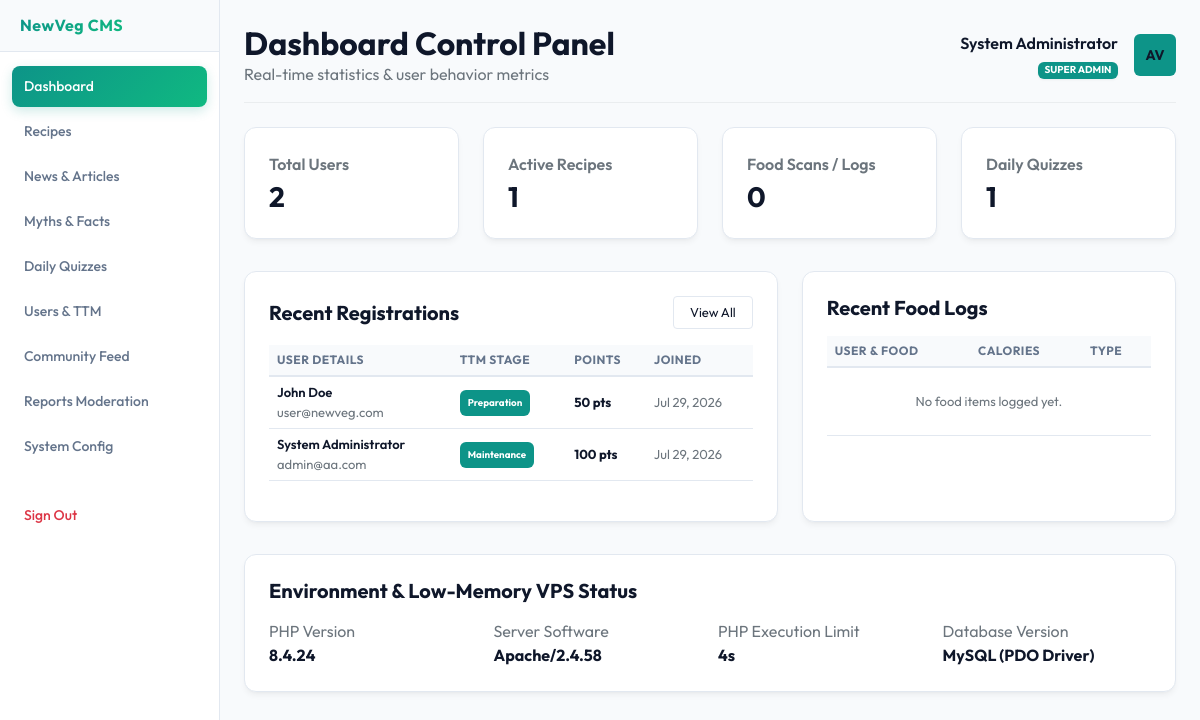
/admin/index.php (signed in), run on the app's committed database.
### tables this page shows
CREATE TABLE `users` (
  `id` INT AUTO_INCREMENT PRIMARY KEY,
  `email` VARCHAR(191) NOT NULL UNIQUE,
  `password` VARCHAR(255) NOT NULL,
  `full_name` VARCHAR(100) NOT NULL,
  `gender` VARCHAR(20) DEFAULT NULL,
  `age` INT DEFAULT NULL,
  `height` DECIMAL(5,2) DEFAULT NULL,  
  `weight` DECIMAL(5,2) DEFAULT NULL,  
  `diet_preference` VARCHAR(50) DEFAULT 'Vegan',
  `ttm_stage` VARCHAR(50) DEFAULT 'Precontemplation',  
  `total_points` INT DEFAULT 0,
  `is_premium` TINYINT(1) DEFAULT 0,
  `is_admin` TINYINT(1) DEFAULT 0,
  `created_at` TIMESTAMP DEFAULT CURRENT_TIMESTAMP
);

### admin/index.php (the view, shortened to what this page needs)
<?php
require_once __DIR__ . '/includes/header.php';
$db = getDatabaseConnection();
try {
    $countUsers = $db->query("SELECT COUNT(*) FROM users")->fetchColumn();
    $countRecipes = $db->query("SELECT COUNT(*) FROM recipes")->fetchColumn();
    $countLogs = $db->query("SELECT COUNT(*) FROM food_logs")->fetchColumn();
    $countQuizzes = $db->query("SELECT COUNT(*) FROM quizzes")->fetchColumn();
    $recentUsersStmt = $db->prepare("SELECT email, full_name, ttm_stage, total_points, created_at FROM users ORDER BY id DESC LIMIT 5");
    $recentUsersStmt->execute();
    $recentUsers = $recentUsersStmt->fetchAll();
    $recentLogsStmt = $db->prepare("
        SELECT f.food_name, f.calories, f.is_compliant, f.created_at, u.full_name as user_name
        FROM food_logs f
        JOIN users u ON f.user_id = u.id
        ORDER BY f.id DESC LIMIT 5
    ");
    $recentLogsStmt->execute();
    $recentLogs = $recentLogsStmt->fetchAll();
} catch (PDOException $e) {
    echo '<div class="alert alert-danger">Database error: ' . htmlspecialchars($e->getMessage()) . '</div>';
    exit;
}
?>
<div class="row g-4 animated-fade">
    <div class="col-12 col-sm-6 col-xl-3">
        <div class="glass-card p-4">
            <span class="text-secondary fw-semibold d-block mb-1">Total Users</span>
            <h3 class="fw-bold m-0 text-white"><?= number_format($countUsers) ?></h3>
        </div>
    </div>
    <div class="col-12 col-sm-6 col-xl-3">
        <div class="glass-card p-4">
            <span class="text-secondary fw-semibold d-block mb-1">Active Recipes</span>
            <h3 class="fw-bold m-0 text-white"><?= number_format($countRecipes) ?></h3>
        </div>
    </div>
    <div class="col-12 col-sm-6 col-xl-3">
        <div class="glass-card p-4">
            <span class="text-secondary fw-semibold d-block mb-1">Food Scans / Logs</span>
            <h3 class="fw-bold m-0 text-white"><?= number_format($countLogs) ?></h3>
        </div>
    </div>
    <div class="col-12 col-sm-6 col-xl-3">
        <div class="glass-card p-4">
            <span class="text-secondary fw-semibold d-block mb-1">Daily Quizzes</span>
            <h3 class="fw-bold m-0 text-white"><?= number_format($countQuizzes) ?></h3>
        </div>
    </div>
</div>
<div class="row g-4 mt-2 animated-fade">
    <div class="col-12 col-xl-7">
        <div class="glass-card p-4 h-100">
            <div class="d-flex justify-content-between align-items-center mb-3">
                <h5 class="m-0 fw-bold">Recent Registrations</h5>
                <a href="users.php" class="btn btn-sm btn-secondary-custom py-1.5 px-3">View All</a>
            </div>
            <div class="table-responsive">
                <table class="table table-hover align-middle">
                    <thead>
                        <tr>
                            <th>User Details</th>
                            <th>TTM Stage</th>
                            <th>Points</th>
                            <th>Joined</th>
                        </tr>
                    </thead>
                    <tbody>
                        <?php if (empty($recentUsers)): ?>
                            <tr>
                                <td colspan="4" class="text-center text-secondary py-4">No users registered yet.</td>
                            </tr>
                        <?php else: ?>
                            <?php foreach ($recentUsers as $user): ?>
                                <tr>
                                    <td>
                                        <div class="fw-semibold text-white"><?= htmlspecialchars($user['full_name']) ?></div>
                                        <div class="text-secondary fs-12"><?= htmlspecialchars($user['email']) ?></div>
                                    </td>
                                    <td>
                                        <span class="badge bg-teal-glow p-2">
                                            <?= htmlspecialchars($user['ttm_stage']) ?>
                                        </span>
                                    </td>
                                    <td class="text-white fw-bold"><?= number_format($user['total_points']) ?> pts</td>
                                    <td class="text-secondary fs-12"><?= date('M d, Y', strtotime($user['created_at'])) ?></td>
                                </tr>
                            <?php endforeach; ?>
                        <?php endif; ?>
                    </tbody>
                </table>
            </div>
        </div>
    </div>
    <div class="col-12 col-xl-5">
        <div class="glass-card p-4 h-100">
            <div class="d-flex justify-content-between align-items-center mb-3">
                <h5 class="m-0 fw-bold">Recent Food Logs</h5>
            </div>
            <div class="table-responsive">
                <table class="table table-hover align-middle">
                    <thead>
                        <tr>
                            <th>User & Food</th>
                            <th>Calories</th>
                            <th>Type</th>
                        </tr>
                    </thead>
                    <tbody>
                        <?php if (empty($recentLogs)): ?>
                            <tr>
                                <td colspan="3" class="text-center text-secondary py-4">No food items logged yet.</td>
                            </tr>
                        <?php endif; ?>
                    </tbody>
                </table>
            </div>
        </div>
    </div>
</div>
<div class="row g-4 mt-2 animated-fade mb-5">
    <div class="col-12">
        <div class="glass-card p-4">
            <h5 class="mb-3 fw-bold">Environment & Low-Memory VPS Status</h5>
            <div class="row g-3">
                <div class="col-12 col-md-3">
                    <span class="text-secondary d-block fs-12">PHP Version</span>
                    <strong class="text-white"><?= PHP_VERSION ?></strong>
                </div>
                <div class="col-12 col-md-3">
                    <span class="text-secondary d-block fs-12">Server Software</span>
                    <strong class="text-white"><?= htmlspecialchars($_SERVER['SERVER_SOFTWARE'] ?? 'Nginx/Apache') ?></strong>
                </div>
                <div class="col-12 col-md-3">
                    <span class="text-secondary d-block fs-12">PHP Execution Limit</span>
                    <strong class="text-white"><?= ini_get('max_execution_time') ?>s</strong>
                </div>
                <div class="col-12 col-md-3">
                    <span class="text-secondary d-block fs-12">Database Version</span>
                    <strong class="text-white">MySQL (PDO Driver)</strong>
                </div>
            </div>
        </div>
    </div>
</div>
<?php require_once __DIR__ . '/includes/footer.php'; ?>

### admin/assets/css/admin.css (style rules this page uses)
:root { --bg-dark: #f8fafc; --sidebar-bg: #ffffff; --card-bg: #ffffff; --border-color: #e2e8f0; --accent-emerald: #10b981; --accent-teal: #0d9488; --text-primary: #0f172a; --text-secondary: #64748b; --btn-primary: linear-gradient(135deg, #0d9488 0%, #10b981 100%); --font-sans: 'Outfit', -apple-system, BlinkMacSystemFont, "Segoe UI", Roboto, sans-serif; }
body { background-color: var(--bg-dark); color: var(--text-primary); font-family: var(--font-sans); margin: 0; overflow-x: hidden; }
.glass-card { background: var(--card-bg); border: 1px solid var(--border-color); border-radius: 12px; box-shadow: 0 4px 6px -1px rgba(0, 0, 0, 0.05), 0 2px 4px -2px rgba(0, 0, 0, 0.05); transition: all 0.25s ease; }
.bg-teal-glow { background: #0d9488; color: #ffffff; font-weight: bold; }
.table { color: var(--text-primary); border-color: var(--border-color); font-size: 13px; }
.table > :not(caption) > * > * { background-color: transparent; padding: 6px 8px; border-bottom-color: var(--border-color); }
.table thead th { font-weight: 700; color: var(--text-secondary); border-bottom: 2px solid var(--border-color); background-color: #f8fafc; font-size: 12px; text-transform: uppercase; letter-spacing: 0.5px; }
.btn-secondary-custom { background: #ffffff; border: 1px solid var(--border-color); color: var(--text-primary); border-radius: 4px; padding: 6px 12px; font-size: 13px; }
.animated-fade { animation: fadeIn 0.4s ease forwards; }
.text-white { color: var(--text-primary) !important; }

### data on the page
users: full_name "John Doe", email "user@newveg.com", ttm_stage "Preparation", total_points "50", created_at "Jul 29, 2026"
users: full_name "System Administrator", email "admin@aa.com", ttm_stage "Maintenance", total_points "100", created_at "Jul 29, 2026"

### other printed values
$headerTitle "Dashboard Control Panel"
$headerSubtitle "Real-time statistics & user behavior metrics"
$_SESSION['admin_name'] "System Administrator"
$countUsers "2"
$countRecipes "1"
$countLogs "0"
$countQuizzes "1"
PHP_VERSION "8.4.24"
$_SERVER['SERVER_SOFTWARE'] "Apache/2.4.58"
ini_get('max_execution_time') "4"
